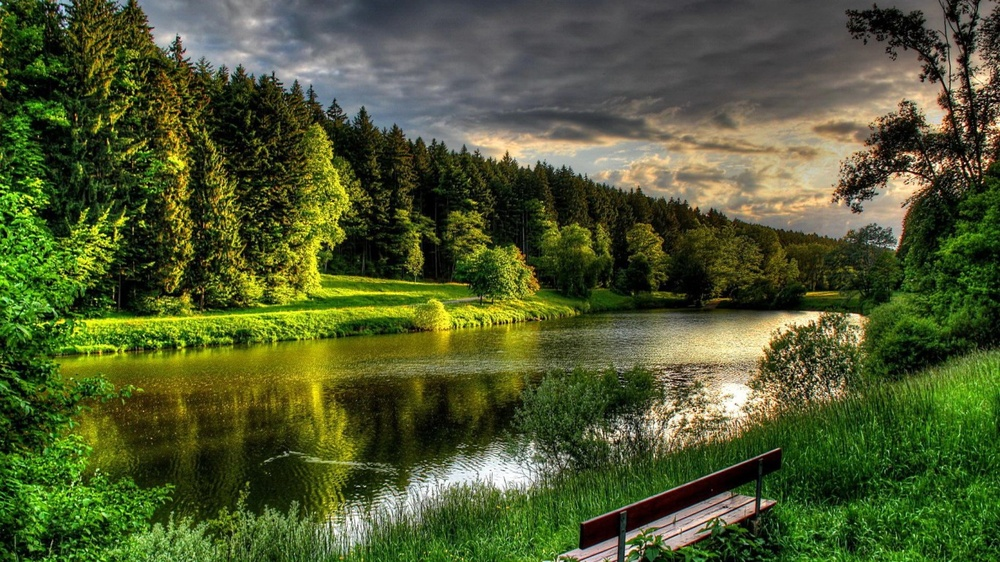
#> input picture PythonProjecct/images/manzara.jpg, 1000 x 562 px, shrunk from 1366 x 768 before the run
$ python 7-laplacian-gauss.py
#> lines starting #> are read from the running program, lines starting #| are printed output that depends on the picture
import cv2
import numpy as np

img = cv2.imread('images/manzara.jpg', cv2.IMREAD_GRAYSCALE)
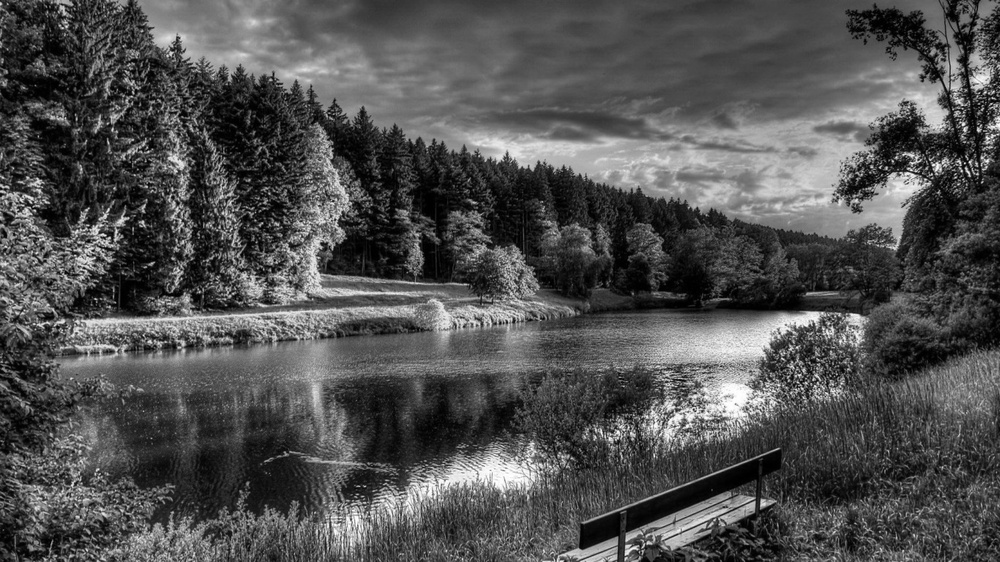
#> img: shape (562, 1000); min 0, max 255, mean 81

laplacian_kernel = np.array([[0, -1, 0], [-1, 4, -1], [0, -1, 0]], dtype=np.float32)
laplacian_filtered = cv2.filter2D(img, -1, laplacian_kernel)
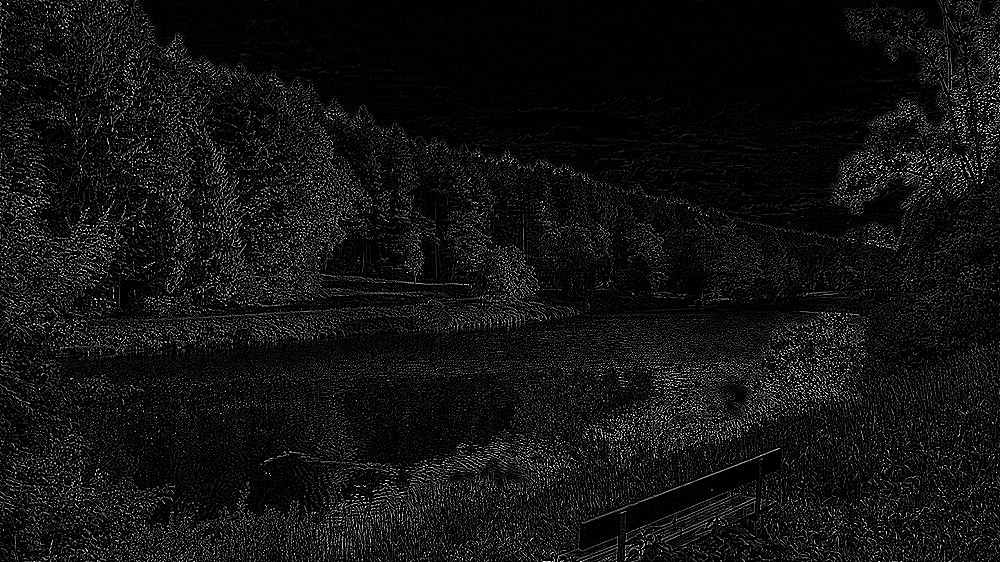
#> laplacian_filtered: shape (562, 1000); min 0, max 255, mean 17.9

gauss_filtered = cv2.GaussianBlur(laplacian_filtered, (5, 5), 0)

cv2.imshow('Laplacian Filtered Image', laplacian_filtered)
cv2.imshow('Gauss Filtered Image', gauss_filtered)
cv2.waitKey(0)
cv2.destroyAllWindows()

$ run again, with PythonProjecct/images/bitplane.jpg copied over PythonProjecct/images/manzara.jpg
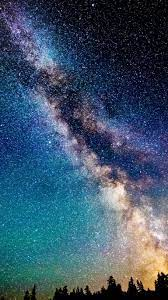
#> input picture PythonProjecct/images/bitplane.jpg, 168 x 300 px
#> `img = cv2.imread('images/manzara.jpg', cv2.IMREAD_GRAYSCALE)`:
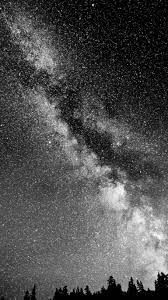
#> img: shape (300, 168); min 0, max 255, mean 79.1
#> `gauss_filtered = cv2.GaussianBlur(laplacian_filtered, (5, 5), 0)`:
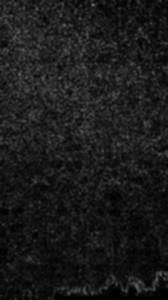
#> gauss_filtered: shape (300, 168); min 0, max 101, mean 26.6

$ run again, with PythonProjecct/images/resim.jpg copied over PythonProjecct/images/manzara.jpg
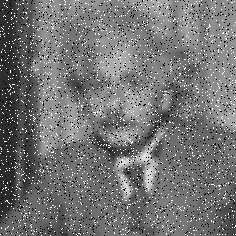
#> input picture PythonProjecct/images/resim.jpg, 236 x 236 px
#> img is the input picture: shape (236, 236); min 0, max 255, mean 115.7
#> `laplacian_filtered = cv2.filter2D(img, -1, laplacian_kernel)`:
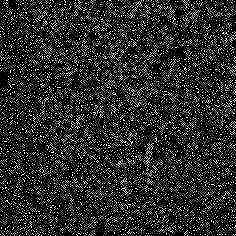
#> laplacian_filtered: shape (236, 236); min 0, max 255, mean 51
#> `gauss_filtered = cv2.GaussianBlur(laplacian_filtered, (5, 5), 0)`:
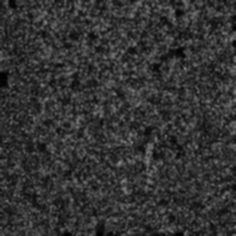
#> gauss_filtered: shape (236, 236); min 0, max 132, mean 51
